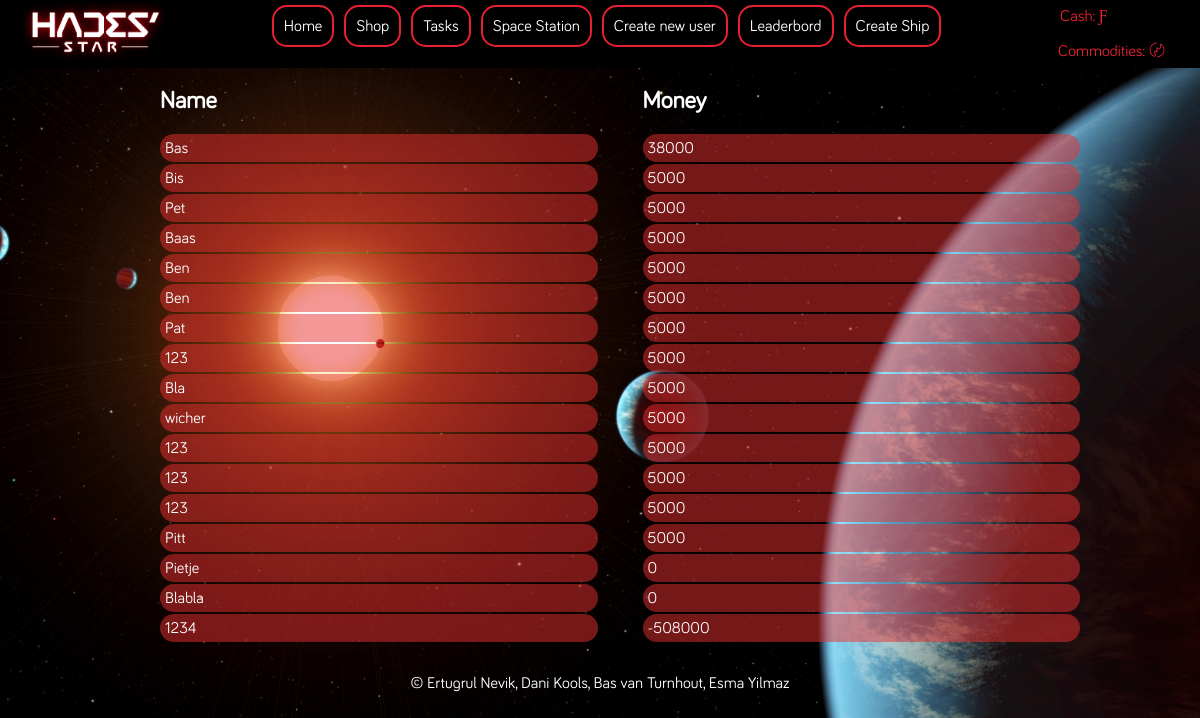
Screenshot of /leaderbord.php with the database file from the repository.
### tables this page shows
CREATE TABLE `users` (
  `id` int(11) NOT NULL,
  `name` varchar(255) NOT NULL,
  `cash` int(11) NOT NULL,
  `commodities` varchar(255) NOT NULL,
  `duration` varchar(10) NOT NULL,
  `admin` int(11) NOT NULL
);

### leaderbord.php (the view)
<?php
require 'header.php';
$sql = "SELECT * from users ORDER BY cash DESC";
$query = $db->query($sql);
$users = $query->fetchAll(PDO::FETCH_ASSOC);
?>
<div class="container">
    <div class="grid-container">
        <div class="grid-item">
            <ol>
                <h2>Name</h2>
                <?php
                foreach ($users as $user) {
                    $userfilter = htmlentities($user['name']);
                    echo "<li>$userfilter</li>";
                }
                ?>
            </ol>
        </div>
        <div class="grid-item">
            <ol>
                <h2>Money</h2>
                <?php
                foreach ($users as $user) {
                    $userfilter = htmlentities($user['cash']);
                    echo "<li>$userfilter</li>";
                }
                ?>
            </ol>
        </div>
    </div>
</div>
<?php
require 'footer.php';

### style.css (style rules this page uses)
html, body { height: 100%; }
body { font-family: 'bariol'; font-size: 1em; margin: 0; color: #ffffff; }
.container { max-width: 80%; margin: 0 auto; min-height: 100%; }
body { height: 100%; background-image: url(Images/background.jpg); background-attachment: fixed; background-position: center; background-repeat: no-repeat; background-size: cover; }
.grid-container { display: grid; grid-template-columns: 1fr 1fr; grid-gap: 5px; }
.grid-container { display: grid; grid-template-columns: 1fr 1fr; }
.grid-container .grid-item li { padding: 5px; background: rgba( 232, 49, 49, 0.5); border-radius: 15px; margin-bottom: 2px; }
.grid-container .grid-item ol { list-style-type: none; }

### rows the page displays
users: name "Bas", cash "38000"
users: name "Bis", cash "5000"
users: name "Pet", cash "5000"
users: name "Baas", cash "5000"
users: name "Ben", cash "5000"
users: name "Ben", cash "5000"
users: name "Pat", cash "5000"
users: name "123", cash "5000"
users: name "Bla", cash "5000"
users: name "wicher", cash "5000"
users: name "123", cash "5000"
users: name "123", cash "5000"
users: name "123", cash "5000"
users: name "Pitt", cash "5000"
users: name "Pietje", cash "0"
users: name "Blabla", cash "0"
users: name "1234", cash "-508000"
